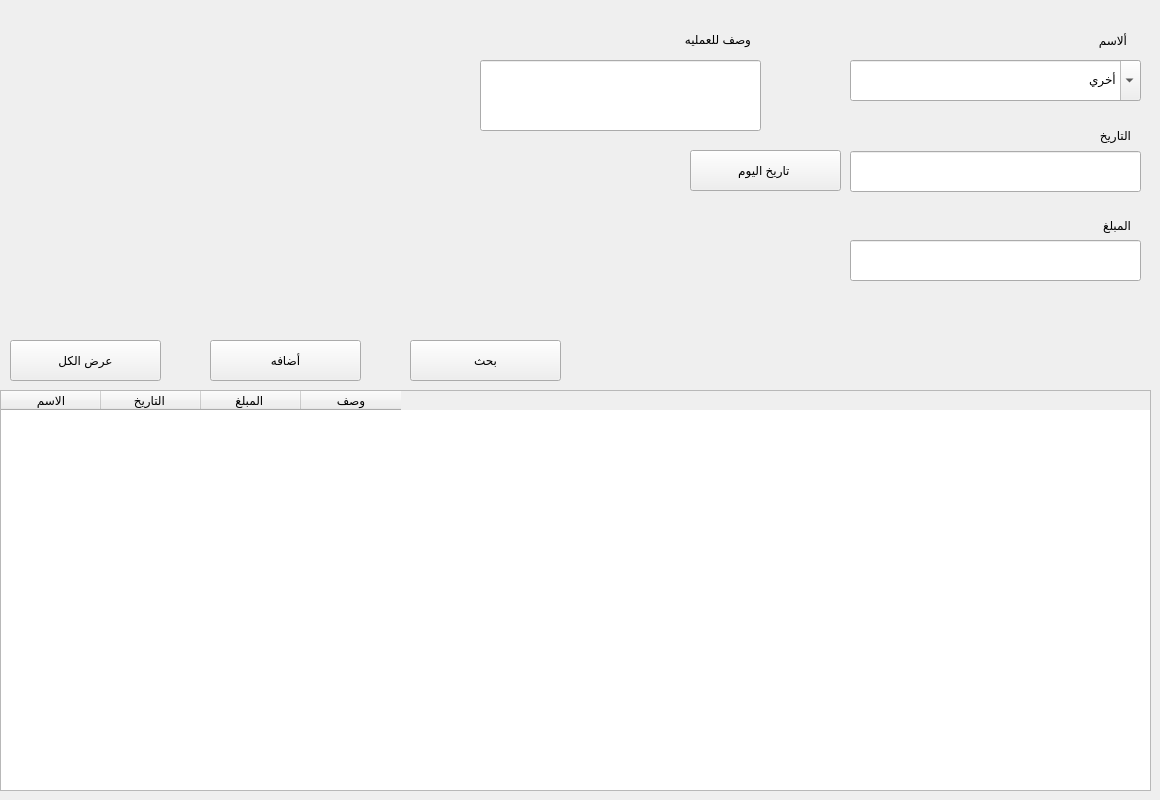
   <widget class="QWidget" name="tab_4">
    <attribute name="title">
     <string>المصروفات</string>
    </attribute>
    <widget class="QPushButton" name="expense_tab_search_btn">
     <property name="geometry">
      <rect>
       <x>410</x>
       <y>340</y>
       <width>151</width>
       <height>41</height>
      </rect>
     </property>
     <property name="text">
      <string>بحث</string>
     </property>
    </widget>
    <widget class="QLabel" name="label_56">
     <property name="geometry">
      <rect>
       <x>1076</x>
       <y>30</y>
       <width>51</width>
       <height>21</height>
      </rect>
     </property>
     <property name="text">
      <string>ألاسم</string>
     </property>
    </widget>
    <widget class="QTableWidget" name="tableWidget_21">
     <property name="geometry">
      <rect>
       <x>0</x>
       <y>390</y>
       <width>1151</width>
       <height>401</height>
      </rect>
     </property>
     <property name="styleSheet">
      <string notr="true"/>
     </property>
     <property name="sizeAdjustPolicy">
      <enum>QAbstractScrollArea::AdjustToContents</enum>
     </property>
     <property name="verticalScrollMode">
      <enum>QAbstractItemView::ScrollPerPixel</enum>
     </property>
     <property name="horizontalScrollMode">
      <enum>QAbstractItemView::ScrollPerPixel</enum>
     </property>
     <column>
      <property name="text">
       <string>الاسم</string>
      </property>
     </column>
     <column>
      <property name="text">
       <string>التاريخ </string>
      </property>
     </column>
     <column>
      <property name="text">
       <string>المبلغ </string>
      </property>
     </column>
     <column>
      <property name="text">
       <string>وصف</string>
      </property>
     </column>
    </widget>
    <widget class="QPushButton" name="expense_tab_showall_btn">
     <property name="geometry">
      <rect>
       <x>10</x>
       <y>340</y>
       <width>151</width>
       <height>41</height>
      </rect>
     </property>
     <property name="text">
      <string>عرض الكل</string>
     </property>
    </widget>
    <widget class="QLabel" name="label_57">
     <property name="geometry">
      <rect>
       <x>1080</x>
       <y>125</y>
       <width>51</width>
       <height>21</height>
      </rect>
     </property>
     <property name="text">
      <string>التاريخ</string>
     </property>
    </widget>
    <widget class="QPushButton" name="expense_tab_add_btn">
     <property name="geometry">
      <rect>
       <x>210</x>
       <y>340</y>
       <width>151</width>
       <height>41</height>
      </rect>
     </property>
     <property name="text">
      <string>أضافه</string>
     </property>
    </widget>
    <widget class="QLabel" name="label_58">
     <property name="geometry">
      <rect>
       <x>1080</x>
       <y>215</y>
       <width>51</width>
       <height>21</height>
      </rect>
     </property>
     <property name="text">
      <string>المبلغ</string>
     </property>
    </widget>
    <widget class="QComboBox" name="expense_tab_name_comboBox">
     <property name="geometry">
      <rect>
       <x>850</x>
       <y>60</y>
       <width>291</width>
       <height>41</height>
      </rect>
     </property>
     <property name="editable">
      <bool>true</bool>
     </property>
     <item>
      <property name="text">
       <string>أخري</string>
      </property>
     </item>
     <item>
      <property name="text">
       <string>كهرباء</string>
      </property>
     </item>
     <item>
      <property name="text">
       <string>مايه</string>
      </property>
     </item>
     <item>
      <property name="text">
       <string>مرتب</string>
      </property>
     </item>
     <item>
      <property name="text">
       <string>صيانه</string>
      </property>
     </item>
    </widget>
    <widget class="QLineEdit" name="expense_tab_decription_Line">
     <property name="geometry">
      <rect>
       <x>480</x>
       <y>60</y>
       <width>281</width>
       <height>71</height>
      </rect>
     </property>
    </widget>
    <widget class="QLabel" name="label_86">
     <property name="geometry">
      <rect>
       <x>650</x>
       <y>29</y>
       <width>101</width>
       <height>21</height>
      </rect>
     </property>
     <property name="text">
      <string>وصف للعمليه</string>
     </property>
    </widget>
    <widget class="QLineEdit" name="expense_tab_totalmonay_Line">
     <property name="geometry">
      <rect>
       <x>850</x>
       <y>240</y>
       <width>291</width>
       <height>41</height>
      </rect>
     </property>
     <property name="styleSheet">
      <string notr="true"/>
     </property>
     <property name="text">
      <string/>
     </property>
    </widget>
    <widget class="QLineEdit" name="expense_tab_date_Line">
     <property name="geometry">
      <rect>
       <x>850</x>
       <y>151</y>
       <width>291</width>
       <height>41</height>
      </rect>
     </property>
     <property name="styleSheet">
      <string notr="true"/>
     </property>
     <property name="text">
      <string/>
     </property>
    </widget>
    <widget class="QPushButton" name="expense_tab_gettodaydate_btn">
     <property name="geometry">
      <rect>
       <x>690</x>
       <y>150</y>
       <width>151</width>
       <height>41</height>
      </rect>
     </property>
     <property name="text">
      <string>تاريخ اليوم </string>
     </property>
    </widget>
   </widget>
